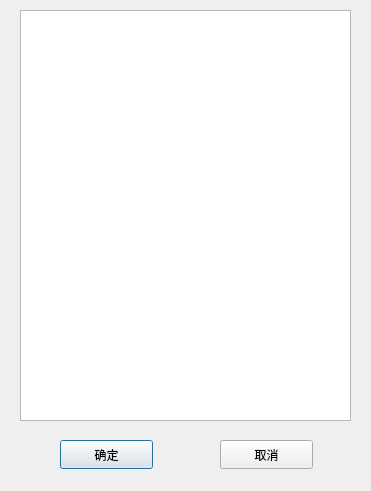
<?xml version="1.0" encoding="UTF-8"?>
<ui version="4.0">
 <class>dlg_seat</class>
 <widget class="QDialog" name="dlg_seat">
  <property name="geometry">
   <rect>
    <x>0</x>
    <y>0</y>
    <width>371</width>
    <height>491</height>
   </rect>
  </property>
  <property name="windowTitle">
   <string>Dialog</string>
  </property>
  <widget class="QPushButton" name="btn_enter">
   <property name="geometry">
    <rect>
     <x>60</x>
     <y>440</y>
     <width>93</width>
     <height>29</height>
    </rect>
   </property>
   <property name="text">
    <string>确定</string>
   </property>
  </widget>
  <widget class="QPushButton" name="btn_exit">
   <property name="geometry">
    <rect>
     <x>220</x>
     <y>440</y>
     <width>93</width>
     <height>29</height>
    </rect>
   </property>
   <property name="text">
    <string>取消</string>
   </property>
  </widget>
  <widget class="QTableWidget" name="tableWidget">
   <property name="geometry">
    <rect>
     <x>20</x>
     <y>10</y>
     <width>331</width>
     <height>411</height>
    </rect>
   </property>
   <attribute name="horizontalHeaderStretchLastSection">
    <bool>true</bool>
   </attribute>
  </widget>
 </widget>
 <resources/>
 <connections/>
</ui>
